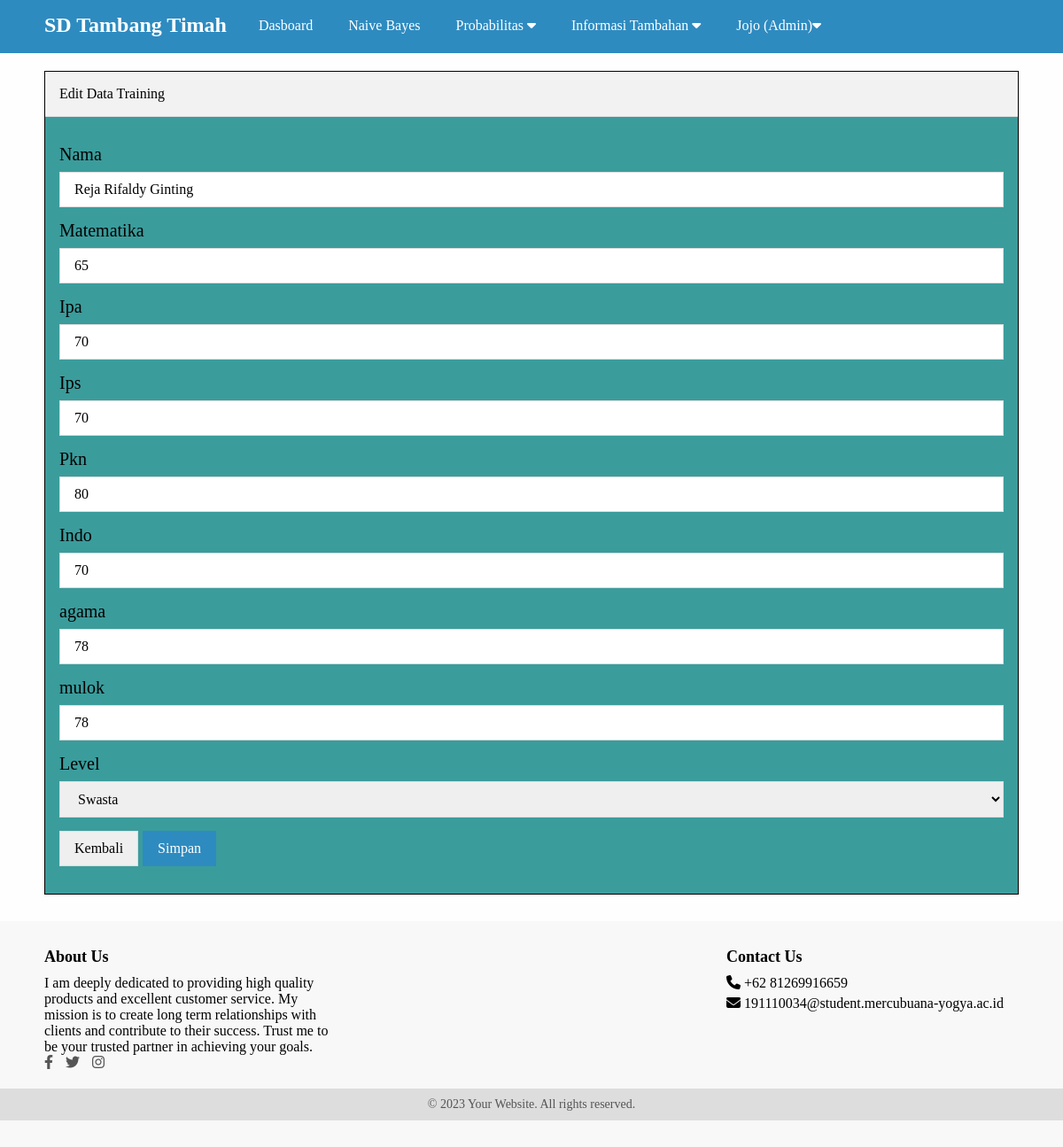
Screenshot of /admin/edit-training.php?id_data=4 (signed in) with the database file from the repository.
### tables this page shows
CREATE TABLE `data_training` (
  `id_data` int(11) NOT NULL,
  `id` int(11) NOT NULL,
  `nama_pengguna` varchar(50) NOT NULL,
  `nama` varchar(50) NOT NULL,
  `matematika` int(3) NOT NULL,
  `ipa` int(3) NOT NULL,
  `ips` int(3) NOT NULL,
  `pkn` int(3) NOT NULL,
  `indo` int(3) NOT NULL,
  `agama` int(3) NOT NULL,
  `muatan_lokal` int(3) NOT NULL,
  `status` enum('Negeri','Swasta') NOT NULL
);

### admin/edit-training.php (the view, shortened to what this page needs)
<?php include 'header.php' ?>
<?php
	$jurusan = mysqli_query($conn, "SELECT * fROM data_training WHERE id_data = '".$_GET['id_data']."'");
		 $p = mysqli_fetch_object($jurusan);
?>
		<div class="content">
			<div class="container">
				<div class="box">
				<div class="box-header">
				Edit Data Training</div>
				<div class="box-body">
					<form action="" method="POST" enctype="multipart/form-data">
						<div class="form-group">
							<label>Nama</label>
							<input type="text" name="nama" placeholder=" Nama Jurusan"  value="<?=$p->nama ?>" class="input-control" required>
						</div>
                        <div class="form-group">
							<label>Matematika</label>
							<input type="number" name="matematika" placeholder=" Nilai Matematika"  value="<?=$p->matematika ?>" class="input-control" required>
						</div>
                        <div class="form-group">
							<label>Ipa</label>
							<input type="number" name="ipa" placeholder=" Nilai Ipa"  value="<?=$p->ipa ?>" class="input-control" required>
						</div>
                        <div class="form-group">
							<label>Ips</label>
							<input type="number" name="ips" placeholder=" Nilai ips"  value="<?=$p->ips ?>" class="input-control" required>
						</div>
                        <div class="form-group">
							<label>Pkn</label>
							<input type="number" name="pkn" placeholder=" Nilai pkn"  value="<?=$p->pkn ?>" class="input-control" required>
						</div>
                        <div class="form-group">
							<label>Indo</label>
							<input type="number" name="indo" placeholder=" Nilai indo"  value="<?=$p->indo ?>" class="input-control" required>
						</div>
                        <div class="form-group">
							<label>agama</label>
							<input type="number" name="agama" placeholder=" Nilai agama"  value="<?=$p->agama ?>" class="input-control" required>
						</div>
                        <div class="form-group">
							<label>mulok</label>
							<input type="number" name="muatan_lokal" placeholder=" Nilai mulok"  value="<?=$p->muatan_lokal ?>" class="input-control" required>
						</div>
                        <div class="form-group">
							<label>Level</label>
							<select name="status" class="input-control" required>
								<option value="Swasta" <?= ($p->status == 'Swasta')? 'selected':''; ?>>Swasta</option>
							</select>
						</div>
						<button type="button" class="btn" onclick="window.location = 'data_training.php'">Kembali</button>
						<input type="submit" name="submit" value="Simpan" class="btn btn-blue">
					</form>
				</div>
			</div>
		</div>
	</div>
<?php include 'footer.php' ?>

### assets/css/style.css (style rules this page uses)
* { margin: 0; padding: 0; font-family: 'Arvo', serif; box-sizing: border-box; }
.container { width: 1140px; margin: 0 auto; }
.bg-light { background-color: #fefefe; }
.box { border:1px solid #000000; background-color: #3EA99F; }
.box-header { padding: 16px; border-bottom: 1px solid #ddd; background-color: #f2f2f2; }
.box-body { padding: 16px; background-color: #3B9C9C; font-size: 20px; }
form { margin: 15px 0; }
.form-group { margin-bottom: 15px; }
.form-group label { display: block; margin-bottom: 8px; }
.form-group .input-control { padding: 10px 16px; width: 100%; font-size: 16px; border: 1px solid #ddd; }
.btn { border: 1px solid #ddd; padding: 10px 16px; font-size: 16px; }
.btn-blue { background-color: #2E8BC0; color: #fff; border: 1px solid #2E8BC0; }
.content { padding: 80px 0 30px 0; }

### admin/footer.php (style rules this page uses)
.container { max-width: 1200px; margin: 0 auto; padding: 0 20px; }

### rows the page displays
data_training: nama "Reja Rifaldy Ginting", matematika "65", ipa "70", ips "70", pkn "80", indo "70", agama "78", muatan_lokal "78", status "Swasta"

### other values shown
$_SESSION['uname'] "Jojo"
$_SESSION['ulevel'] "Admin"
